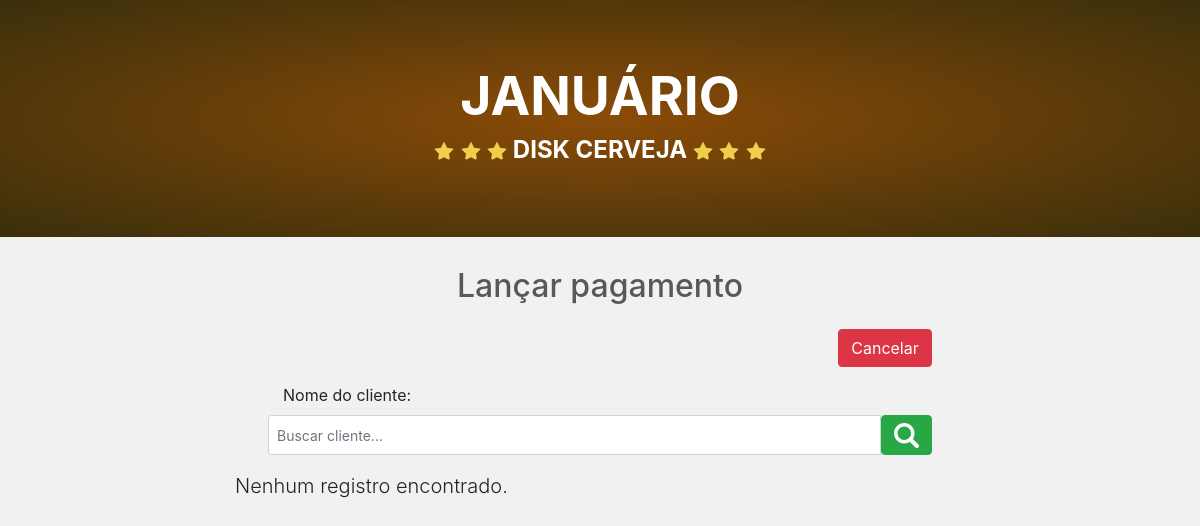
Page /warehouse/paginas/lancarpagamento.php (signed in) on the earlier database version.
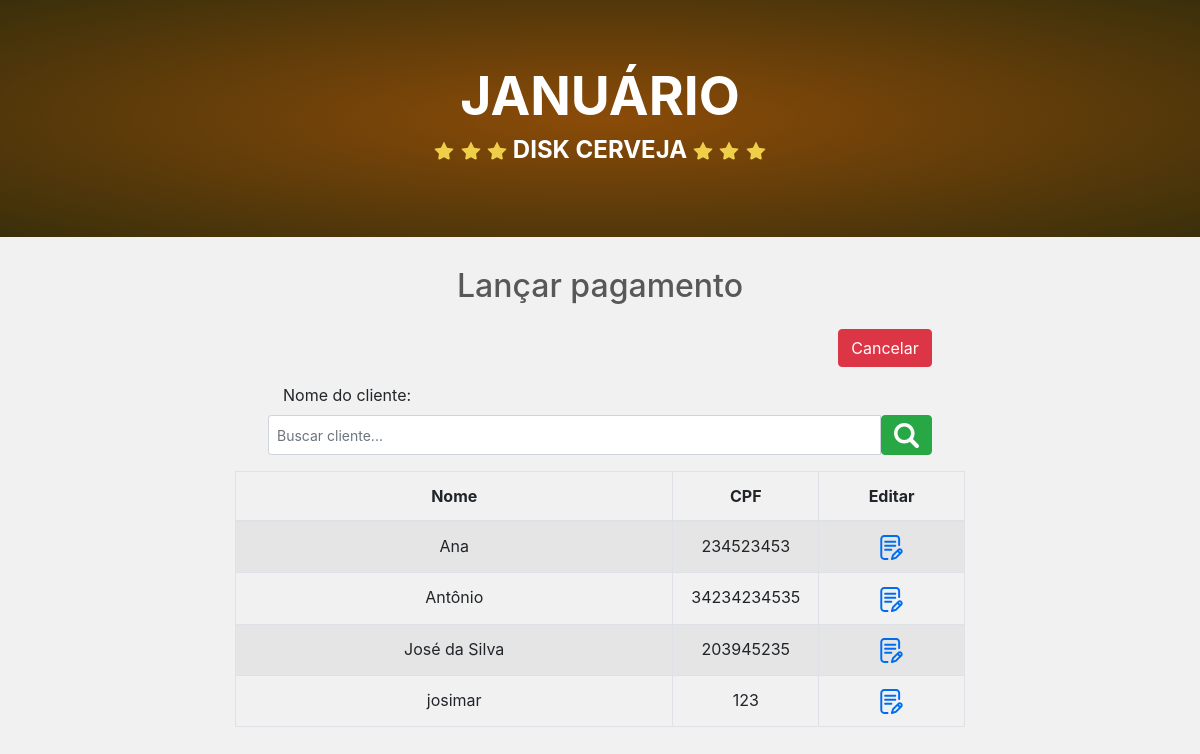
Same page on the later database version.
### tables this page shows
CREATE TABLE `cliente` (
  `id_cliente` int(11) NOT NULL,
  `id_referencia_comercial` int(11) NOT NULL,
  `limite_de_credito` decimal(10,2) NOT NULL,
  `id_pessoa` int(11) NOT NULL,
  `id_endereco` int(11) NOT NULL
);

CREATE TABLE `pessoa` (
  `id_pessoa` int(11) NOT NULL,
  `id_endereco` int(11) NOT NULL,
  `cpf` varchar(11) NOT NULL,
  `rg` varchar(17) NOT NULL,
  `nome` varchar(200) NOT NULL,
  `data_de_nascimento` date NOT NULL,
  `telefone` varchar(30) NOT NULL
);

### warehouse/paginas/lancarpagamento.php (the view, shortened to what this page needs)
<!doctype html>
<html lang="pt-br">
<head>
	<link rel="stylesheet" type="text/css" href="../css/bootstrap.min.css">
	<link rel="stylesheet" type="text/css" href="../css/estilo.css" >
</head>
<body>
	<nav class="site-header">
		<div class = "jumbotron text-center removerMargem">
			<h1 class="text-titulo"><strong>JANUÁRIO</strong></h1>
			<h4><img class="rounded-circle" src="../svg/star.svg" alt="Generic placeholder image" width="20" height="20"> <img class="rounded-circle" src="../svg/star.svg" alt="Generic placeholder image" width="20" height="20"> <img class="rounded-circle" src="../svg/star.svg" alt="Generic placeholder image" width="20" height="20"><strong> DISK CERVEJA </strong><img class="rounded-circle" src="../svg/star.svg" alt="Generic placeholder image" width="20" height="20"> <img class="rounded-circle" src="../svg/star.svg" alt="Generic placeholder image" width="20" height="20"> <img class="rounded-circle" src="../svg/star.svg" alt="Generic placeholder image" width="20" height="20"></h4>
		</div>
	</nav>
	<div class="container">
		<h2 class="subTitulo">Lançar pagamento</h2>
		<div class="row">
			<div class="col-md-2"></div>
			<div class="col-md-8 mt-3">
				<div class="row">
					<div class="col-md-12">
						<form action="" method="POST" id="formProduto" enctype="multipart/form-data">
							<div class="row rowForm">
								<div class="col-md-9"></div>
								<div class="col-md-3" align="center">
									<a id="btnCancelar" class="btn btn-danger" href="principal.php" role="button">Cancelar</a>
								</div>
							</div>
							<div class="row rowForm mt-3">
								<div class="col-md-5 ml-5">
									<label>Nome do cliente: </label>
								</div>
								<div class="input-group mx-5">
									<input class="form-control form-control-sm" type="text" id="pesquisar" name="pesquisar" value="" placeholder="Buscar cliente...">
									<button type="submit" class="btn btn-success"><img src='../svg/pesquisar.svg' width='25' height='25'></button>
								</div>
							</div>
						</form>
						<?php
						require_once '../crud/bd.php';
						$sql = "SELECT * FROM cliente,pessoa where cliente.id_pessoa = pessoa.id_pessoa Order By nome ASC";
						if ($resultado = $conexao->query($sql)){
							if ($resultado->num_rows > 0){
								echo "<table class='table table-bordered table-striped text-center tabelaOcultar'>";
								echo "<thead><tr>";
								echo "<th class='text-center' style='width:60%;'>Nome</th>";
								echo "<th class='text-center' style='width:20%;'>CPF</th>";
								echo "<th class='text-center' style='width:20%;'>Editar</th>";
								echo "</tr></thead>";
								echo "<tbody";
								while ($linha = $resultado->fetch_array()) {
									echo "<tr>";
									echo "<td>" .$linha['nome']. "</td>";
									echo "<td>" .$linha['cpf']. "</td>";
									echo "<td class='text-center align-middle'><a href='lancarpagamento2.php?id=".$linha['id_cliente']."'title='Editar' data-toggle='tooltip''><img src='../svg/editar.svg' width='25' height='25'></a>";
								}
								echo "</table>";
							}else{
								echo"<p class='lead'>Nenhum registro encontrado.</p>";
							}
						}else{
							echo "Erro ao executar o comando SQL.";
						}
						?>
					</div>
				</div>
			</div>
		</div>
	</div>
</body>
</html>

### warehouse/css/estilo.css (style rules this page uses)
.text-titulo { font-size: 40pt !important; }
.removerMargem { position: relative !important; margin: 0 !important; }
.jumbotron { border-radius: 0; color: white; background-image:-moz-radial-gradient(center,ellipse cover,#8A4B08 1%,#3A2F0B 100%); background-image:-webkit-radial-gradient(center,ellipse cover,#8A4B08 1%,#3A2F0B 100%); background-image:-o-radial-gradient(center,ellipse cover,#8A4B08 1%,#3A2F0B 100%); background-image:-ms-radial-gradient(center,ellipse cover,#8A4B08 1%,#3A2F0B 100%); background-image:radial-gradient(ellipse at center,#8A4B08 1%,#3A2F0B 100%); }
body { background-color: #f1f1f1 !important; }
.subTitulo { color: #585858 !important; margin-top: 30px; text-align: center; }

Differences in the rows shown:
added cliente: id_pessoa.nome "Ana", id_pessoa.cpf "234523453"
added cliente: id_pessoa.nome "Antônio", id_pessoa.cpf "34234234535"
added cliente: id_pessoa.nome "José da Silva", id_pessoa.cpf "203945235"
added cliente: id_pessoa.nome "josimar", id_pessoa.cpf "123"
Other differences:
text no longer shown: "Nenhum registro encontrado."
text now shown: "Nome CPF Editar"
